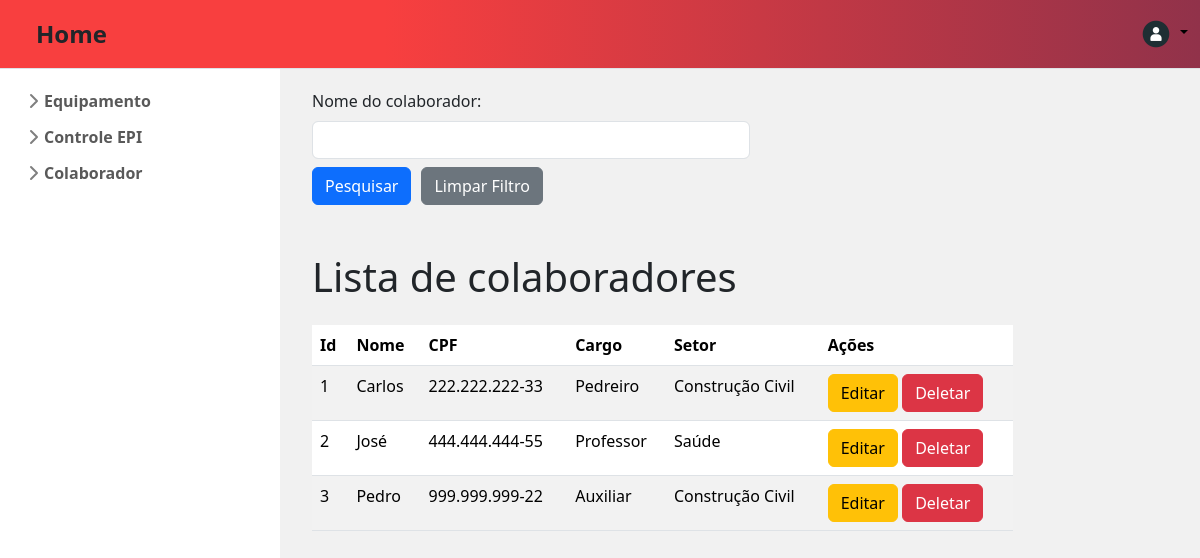
Screenshot of /listarColaborador/ with the database file from the repository.
### app_produtos/models.py (models this page shows, shortened)
class CadastrarColaborador(models.Model):
    nome_colaborador = models.CharField(max_length=100)
    cpf = models.CharField(max_length=11)
    cargo = models.CharField(max_length=100)
    setor = models.CharField(max_length=100)

### app_produtos/views.py (the view)
# urls.py: path("listarColaborador/", views.listar_colaborador, name="listar_colaborador"),
def listar_colaborador(request):
    values = CadastrarColaborador.objects.all()
    nome_colaborador = request.GET.get('nome_colaborador')
    if nome_colaborador:
        values = values.filter(nome_colaborador__icontains=nome_colaborador)
    return render(request, 'app_produtos/globals/listarColaborador.html', {
        "lista_colaborador": values,
        "nome_colaborador": nome_colaborador
    })

### app_produtos/templates/app_produtos/globals/listarColaborador.html (shortened to what this page needs)
{% extends "app_produtos/index.html" %}
{% block content %}
<div class="container justify-content-center mt-2">
  <form action="{% url 'listar_colaborador' %}" method="get" >
    <div class="form-group">
      <label class="form-label" for="nome_colaborador">Nome do colaborador:</label>
      <input class="form-control w-50" type="text" name="nome_colaborador" id="nome_colaborador" value="{{ nome_colaborador|default:'' }}"/>
    </div>
    <div class="d-flex mt-2" style="gap: 10px;">
        <button class="w-10 btn btn-primary btn-md"  type="submit">Pesquisar</button>
        <a class="w-10 btn btn-secondary btn-md" href="{% url 'listar_colaborador' %}">Limpar Filtro</a>
      </div>
  </form>
</div>
{% if lista_colaborador %}
<div class="container mt-5">
  <h1 class="text-start mb-4" >Lista de colaboradores</h1>
  <table class="table table-striped" style="width: 80%;">
    <thead>
      <tr>
        <th>Id</th>
        <th>Nome</th>
        <th>CPF</th>
        <th>Cargo</th>
        <th>Setor</th>
        <th>Ações</th>
      </tr>
    </thead>
    <tbody>
      {% for item in lista_colaborador %}
      <tr>
        <td>{{ item.id }}</td>
        <td>{{ item.nome_colaborador }}</td>
        <td>{{ item.cpf }}</td>
        <td>{{ item.cargo }}</td>
        <td>{{ item.setor }}</td>
        <td>
            <a href="/editarColaborador/{{ item.id }}" class="btn btn-warning ">Editar</a>
            <button class="btn btn-danger" data-bs-toggle="modal" data-bs-target="#confirmDeleteModal" onclick="setDeleteUrl('/deletarColaborador/{{ item.id }}')">Deletar</button>
        </td>
      </tr>
      {% endfor %}
    </tbody>
  </table>
</div>
{% else %}
<div class="container mt-3">
  <p class="text-center h3">Nenhum colaborador encontrado</p>
</div>
{% endif %} {% endblock content %}

### rows the page displays
CadastrarColaborador: id "1", nome_colaborador "Carlos", cpf "222.222.222-33", cargo "Pedreiro", setor "Construção Civil"
CadastrarColaborador: id "2", nome_colaborador "José", cpf "444.444.444-55", cargo "Professor", setor "Saúde"
CadastrarColaborador: id "3", nome_colaborador "Pedro", cpf "999.999.999-22", cargo "Auxiliar", setor "Construção Civil"
